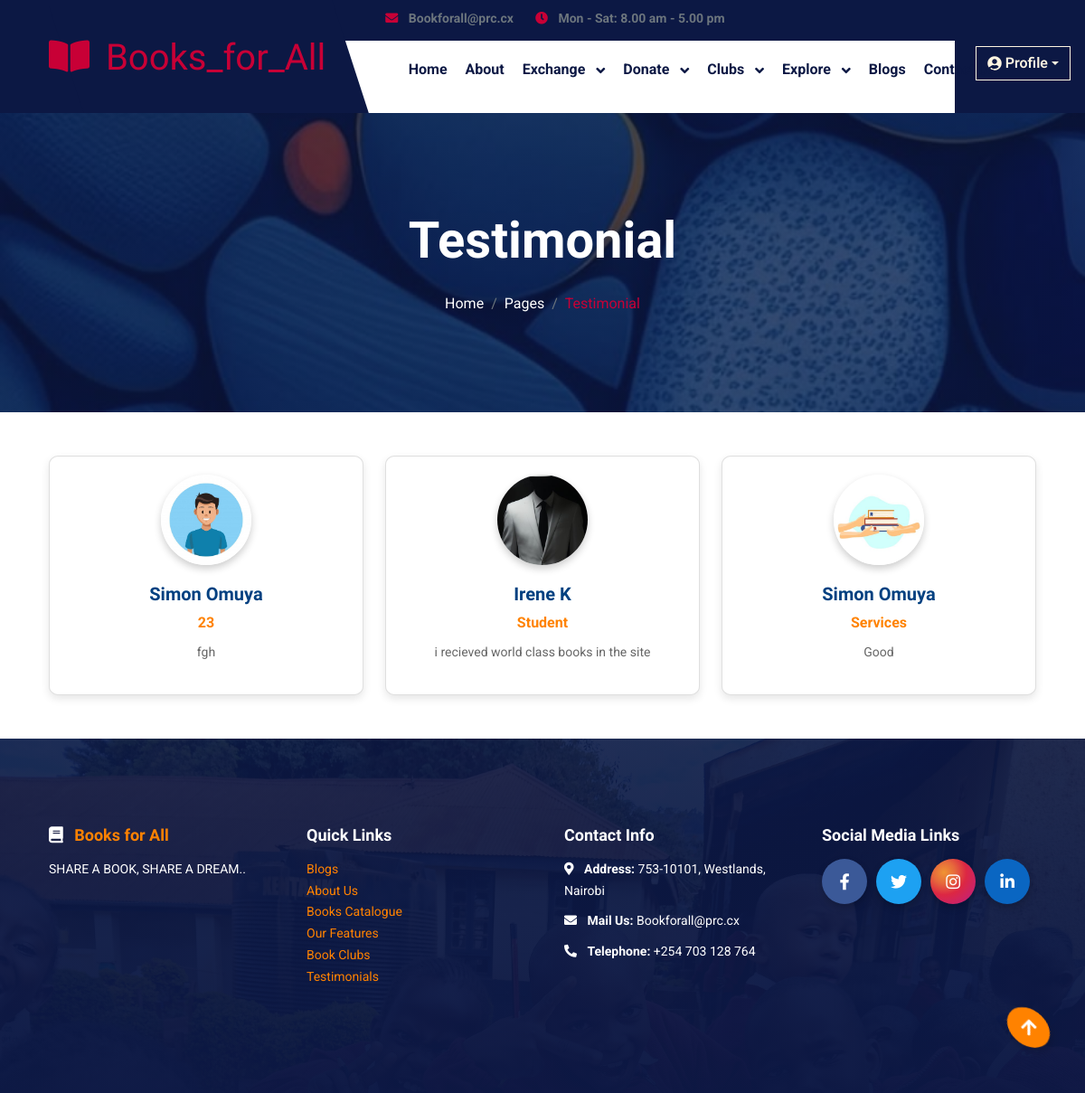
Page /testimonials/ on the committed database.
### myapp/models.py (models this page shows, shortened)
class Testimonial(models.Model):
    name = models.CharField(max_length=100)
    title = models.CharField(max_length=100)
    message = models.TextField()
    photo = models.ImageField(upload_to='testimonials/photos/')
    created_at = models.DateTimeField(auto_now_add=True)

### myapp/views.py (the view)
# urls.py: path('testimonials/', views.testimonials, name='testimonials'),
def testimonials(request):
    testimonials = Testimonial.objects.all().order_by('-created_at')
    form = TestimonialForm()
    if request.method == 'POST':
        form = TestimonialForm(request.POST, request.FILES)
        if form.is_valid():
            form.save()
            return redirect('testimonials')  # Refresh page to show new testimonial
    return render(request, 'testimonials.html', {'testimonials': testimonials, 'form': form})

### myapp/templates/testimonials.html (shortened to what this page needs)
{% load static %}
<!DOCTYPE html>
<html lang="en">
<head>
    <link href="https://cdn.jsdelivr.net/npm/bootstrap@5.3.0/dist/css/bootstrap.min.css" rel="stylesheet">
    <link rel="stylesheet" href="https://use.fontawesome.com/releases/v5.15.4/css/all.css"/>
    <link href="https://cdn.jsdelivr.net/npm/bootstrap-icons@1.4.1/font/bootstrap-icons.css" rel="stylesheet">
    <link rel="stylesheet" href="{% static 'lib/animate/animate.min.css' %}"/>
    <link rel="stylesheet" href="{% static 'lib/owlcarousel/assets/owl.carousel.min.css' %}"/>
    <link rel="stylesheet" href="{% static 'css/bootstrap.min.css' %}"/>
    <link rel="stylesheet" href="{% static 'css/style.css' %}"/>
</head>
    <div class="container-fluid header-top">
    <div class="nav-shaps-2"></div>
    <div class="container d-flex align-items-center">
        <div class="d-flex align-items-center h-100">
            <a href="#" class="navbar-brand" style="height: 125px;">
                <h1 class="text-primary mb-0" style="color: #ffffff;">
                    <i class="fas fa-book-open me-2"></i> Books_for_All
                </h1>
            </a>
        </div>
        <div class="w-100 h-100">
            <div class="topbar px-0 py-2 d-none d-lg-block" style="height: 45px;">
                <div class="row gx-0 align-items-center">
                    <div class="col-lg-8 text-center text-lg-center mb-lg-0">
                        <div class="d-flex flex-wrap">
                            <div class="pe-4">
                                <a href="Bookforall@prc.cx" class="text-muted small"
                                    style="color: white; font-weight: bold;">
                                    <i class="fas fa-envelope text-primary me-2" style="color: white"></i>
                                    Bookforall@prc.cx
                                </a>
                            </div>
                            <div class="pe-0">
                                <a href="#" class="text-muted small"
                                    style="color: white; font-weight: bold;">
                                    <i class="fa fa-clock text-primary me-2" style="color: white"></i>
                                    Mon - Sat: 8.00 am - 5.00 pm
                                </a>
                            </div>
                        </div>
                    </div>
                    <div class="col-lg-4 text-center text-lg-end">
                        <div class="d-flex justify-content-end">
                            <div class="d-flex align-items-center pe-3">
                                <div class="position-absolute end-0 me-3" style="padding-top: 100px;">
                                    <div class="dropdown">
                                        <button class="btn btn-outline-light dropdown-toggle d-flex align-items-center"
                                            type="button" id="profileDropdown" data-bs-toggle="dropdown"
                                            aria-expanded="false">
                                            <i class="fas fa-user-circle me-1"></i> Profile
                                        </button>
                                    </div>
                                </div>
                            </div>
                        </div>
                    </div>
                </div>
            </div>
            <div class="nav-bar px-0 py-lg-0" style="height: 80px;">
                <nav class="navbar navbar-expand-lg navbar-light d-flex justify-content-lg-end">
                    <div class="collapse navbar-collapse" id="navbarCollapse">
                        <div class="navbar-nav mx-0 mx-lg-auto">
                            <a href="{% url 'home' %}" class="nav-item nav-link fw-bold text-dark">Home</a>
                            <a href="{% url 'about' %}" class="nav-item nav-link fw-bold text-dark">About</a>
                            <div class="nav-item dropdown">
                                <a href="#" class="nav-link dropdown-toggle fw-bold text-dark" data-bs-toggle="dropdown">
                                    Exchange
                                </a>
                            </div>
                            <div class="nav-item dropdown">
                                <a href="#" class="nav-link dropdown-toggle fw-bold text-dark" data-bs-toggle="dropdown">
                                    Donate
                                </a>
                            </div>
                            <div class="nav-item dropdown">
                                <a href="#" class="nav-link dropdown-toggle fw-bold text-dark" data-bs-toggle="dropdown">
                                    Clubs
                                </a>
                            </div>
                            <div class="nav-item dropdown">
                                <a href="#" class="nav-link dropdown-toggle fw-bold text-dark" data-bs-toggle="dropdown">
                                    Explore
                                </a>
                            </div>
                            <a href="{% url 'blogs' %}" class="nav-item nav-link fw-bold text-dark">Blogs</a>
                            <a href="{% url 'contact' %}" class="nav-item nav-link fw-bold text-dark">Contact Us</a>
                        </div>
                    </div>
                </nav>
            </div>
        </div>
    </div>
</div>
        <div class="container-fluid bg-breadcrumb">
            <div class="container text-center py-5" style="max-width: 900px;">
                <h4 class="text-white display-4 mb-4 wow fadeInDown" data-wow-delay="0.1s">Testimonial</h4>
                <ol class="breadcrumb d-flex justify-content-center mb-0 wow fadeInDown" data-wow-delay="0.3s">
                    <li class="breadcrumb-item"><a href="index.html">Home</a></li>
                    <li class="breadcrumb-item"><a href="#">Pages</a></li>
                    <li class="breadcrumb-item active text-primary">Testimonial</li>
                </ol>
            </div>
        </div>
   <div class="container py-5">
    <div class="row">
        {% for testimonial in testimonials %}
            <div class="col-12 col-sm-6 col-lg-4 d-flex justify-content-center">
                <div class="card"
                     style="width: 100%; max-width: 350px; box-shadow: 0px 4px 10px rgba(0, 0, 0, 0.1);
                            border-radius: 10px; overflow: hidden; height: 100%;
                            display: flex; flex-direction: column; align-items: center;">
                    <img src="{{ testimonial.photo.url }}" alt="Photo"
                         style="width: 100px; height: 100px; object-fit: cover; border-radius: 50%;
                                margin-top: 20px; box-shadow: 0 4px 8px rgba(0, 0, 0, 0.2);">
                    <div class="card-body" style="padding: 20px; text-align: center; flex-grow: 1;">
                        <h5 class="card-title" style="color: #004080; font-weight: bold;">{{ testimonial.name }}</h5>
                        <p style="color: #FF8200; font-weight: bold; margin-bottom: 10px;">{{ testimonial.title }}</p>
                        <p style="color: #666666; font-size: 14px;">{{ testimonial.message }}</p>
                    </div>
                </div>
            </div>
        {% endfor %}
    </div>
</div>
<div class="container-fluid footer py-5 wow fadeIn" data-wow-delay="0.2s" style="background-color: #004080; color: #FFFFFF;">
    <div class="container py-5">
        <div class="row g-5">
            <div class="col-md-6 col-lg-6 col-xl-3">
                <div style="margin-bottom: 20px;">
                    <h4 style="color: #FF8200; font-size: 18px; font-weight: bold; margin-bottom: 15px;">
                        <i class="fas fa-book text-white me-2"></i> Books for All
                    </h4>
                    <p style="margin: 0; font-size: 14px; line-height: 1.7;">SHARE A BOOK, SHARE A DREAM..</p>
                </div>
            </div>
            <div class="col-md-6 col-lg-6 col-xl-3">
                <div style="margin-bottom: 20px;">
                    <h4 style="color: #FFFFFF; font-size: 18px; font-weight: bold; margin-bottom: 15px;">Quick Links</h4>
                    <ul style="list-style-type: none; padding: 0; font-size: 14px; line-height: 1.7;">
                        <li><a href="{% url 'blogs' %}" style="color: #FF8200; text-decoration: none;">Blogs</a></li>
                        <li><a href="{% url 'about' %}" style="color: #FF8200; text-decoration: none;">About Us</a></li>
                        <li><a href="{% url 'book_exchange' %}" style="color: #FF8200; text-decoration: none;">Books Catalogue</a></li>
                        <li><a href="{% url 'features' %}" style="color: #FF8200; text-decoration: none;">Our Features</a></li>
                        <li><a href="{% url 'view_book_clubs' %}" style="color: #FF8200; text-decoration: none;">Book Clubs</a></li>
                        <li><a href="{% url 'testimonial' %}" style="color: #FF8200; text-decoration: none;">Testimonials</a></li>
                    </ul>
                </div>
            </div>
            <div class="col-md-6 col-lg-6 col-xl-3">
                <div style="margin-bottom: 20px;">
                    <h4 style="color: #FFFFFF; font-size: 18px; font-weight: bold; margin-bottom: 15px;">Contact Info</h4>
                    <div style="font-size: 14px; line-height: 1.7;">
                        <div style="margin-bottom: 10px;">
                            <i class="fas fa-map-marker-alt text-white me-2"></i>
                            <strong style="color: #FFFFFF;">Address:</strong>
                            <p style="margin: 0; display: inline;">753-10101, Westlands, Nairobi</p>
                        </div>
                        <div style="margin-bottom: 10px;">
                            <i class="fas fa-envelope text-white me-2"></i>
                            <strong style="color: #FFFFFF;">Mail Us:</strong>
                            <p style="margin: 0; display: inline;">Bookforall@prc.cx</p>
                        </div>
                        <div>
                            <i class="fa fa-phone-alt text-white me-2"></i>
                            <strong style="color: #FFFFFF;">Telephone:</strong>
                            <p style="margin: 0; display: inline;">+254 703 128 764</p>
                        </div>
                    </div>
                </div>
            </div>
            <div class="col-md-6 col-lg-6 col-xl-3">
                <div style="margin-bottom: 20px;">
                    <h4 style="color: #FFFFFF; font-size: 18px; font-weight: bold; margin-bottom: 15px;">Social Media Links</h4>
                    <div style="display: flex; gap: 10px; justify-content: start;">
                        <a href="https://facebook.com/bookforall20"
                           style="width: 50px; height: 50px; background-color: #3B5998; color: #FFFFFF; display: flex; align-items: center; justify-content: center; border-radius: 50%; box-shadow: 0 4px 8px rgba(0, 0, 0, 0.2); transition: all 0.3s;">
                            <i class="fab fa-facebook-f" style="font-size: 18px;"></i>
                        </a>
                        <a href="https://x.com/Bookforall20"
                           style="width: 50px; height: 50px; background-color: #1DA1F2; color: #FFFFFF; display: flex; align-items: center; justify-content: center; border-radius: 50%; box-shadow: 0 4px 8px rgba(0, 0, 0, 0.2); transition: all 0.3s;">
                            <i class="fab fa-twitter" style="font-size: 18px;"></i>
                        </a>
                        <a href="https://instagram.com/bookforall20"
                           style="width: 50px; height: 50px; background: radial-gradient(circle at 30% 30%, #F09433, #E6683C, #DC2743, #CC2366, #BC1888); color: #FFFFFF; display: flex; align-items: center; justify-content: center; border-radius: 50%; box-shadow: 0 4px 8px rgba(0, 0, 0, 0.2); transition: all 0.3s;">
                            <i class="fab fa-instagram" style="font-size: 18px;"></i>
                        </a>
                        <a href="https://linkedin.com/bookforall20"
                           style="width: 50px; height: 50px; background-color: #0A66C2; color: #FFFFFF; display: flex; align-items: center; justify-content: center; border-radius: 50%; box-shadow: 0 4px 8px rgba(0, 0, 0, 0.2); transition: all 0.3s;">
                            <i class="fab fa-linkedin-in" style="font-size: 18px;"></i>
                        </a>
                    </div>
                </div>
            </div>
        </div>
    </div>
</div>
<div class="back-to-top" style="position: fixed; bottom: 20px; right: 20px; z-index: 99;">
    <a href="#" class="btn" style="width: 45px; height: 45px; font-size: 20px; background-color: #FF8200; color: #FFFFFF; display: flex; justify-content: center; align-items: center; border-radius: 50%; box-shadow: 0 4px 10px rgba(0, 0, 0, 0.2); transition: all 0.3s;">
        <i class="fa fa-arrow-up"></i>
    </a>
</div>
</body>
</html>

### myapp/static/css/style.css (style rules this page uses)
.back-to-top a { display: flex; justify-content: center; align-items: center; position: fixed; bottom: 50px; right: 40px; width: 50px; height: 40px; margin: 0px; font-size: 18px; background: var(--bs-primary); color: var(--bs-white); transition: 0.5s; z-index: 999; transform: skew(18deg); }
.back-to-top a i { transform: skew(-18deg); }
.btn { font-weight: 600; transition: .5s; }
.header-top { height: 100%; position: relative; }
.header-top::after { content: ""; position: absolute; overflow: hidden; width: 16%; height: 100%; top: 0; left: 0; background: var(--bs-dark); z-index: 1; }
@media (min-width: 992px) { .header-top::before { content: ""; position: absolute; overflow: hidden; width: 100%; height: 45px; top: 0; right: 0; background: var(--bs-dark); z-index: -1; } }
.navbar-brand { position: relative; overflow: hidden; padding: 40px 50px 40px 0; }
.navbar-brand::before { content: ""; position: absolute; overflow: hidden; width: 300px; height: 600px; top: -200px; right: 18px; background: var(--bs-dark); transform: rotate(-18deg); z-index: -1; }
.header-top .navbar-brand { position: relative; z-index: 99; }
.nav-bar .navbar { z-index: 9; }
.navbar .navbar-nav .nav-item .nav-link { padding: 0; }
.navbar .navbar-nav .nav-item { display: flex; align-items: center; padding: 0; margin-right: 20px; }
.navbar .dropdown-toggle::after { border: none; content: "\f107"; font-family: "Font Awesome 5 Free"; font-weight: 600; vertical-align: middle; margin-left: 8px; }
@media (min-width: 992px) { .navbar { padding: 20px 0; } }
@media (min-width: 992px) { .navbar .navbar-nav { width: 100%; display: flex; justify-content: center; align-items: center; background: var(--bs-light); border-radius: 10px; } }
@media (min-width: 992px) { .navbar-nav { background: transparent !important; } }
@media (min-width: 992px) { .nav-shaps-2 { position: absolute; overflow: hidden; width: 12%; height: 100%; top: 0; right: 0; background: var(--bs-dark); z-index: -1; } }
.bg-breadcrumb { position: relative; overflow: hidden; background: linear-gradient(rgba(12, 24, 68, 0.7), rgba(12, 24, 68, 0.7)), url(../img/back2.jpeg); background-position: center center; background-repeat: no-repeat; background-size: cover; padding: 60px 0 60px 0; transition: 0.5s; }
.bg-breadcrumb .breadcrumb { position: relative; }
.bg-breadcrumb .breadcrumb .breadcrumb-item a { color: var(--bs-white); }
.footer { overflow: hidden; background: linear-gradient(rgba(12, 24, 68, 0.9), rgba(12, 24, 68, 0.98)), url(../img/back.jpg); background-position: center top; background-repeat: no-repeat; background-size: cover; }

### rows in the picture
Testimonial: photo (picture), name "Simon Omuya", title "23", message "fgh"
Testimonial: photo (picture), name "Irene K", title "Student", message "i recieved world class books in the site"
Testimonial: photo (picture), name "Simon Omuya", title "Services", message "Good"
